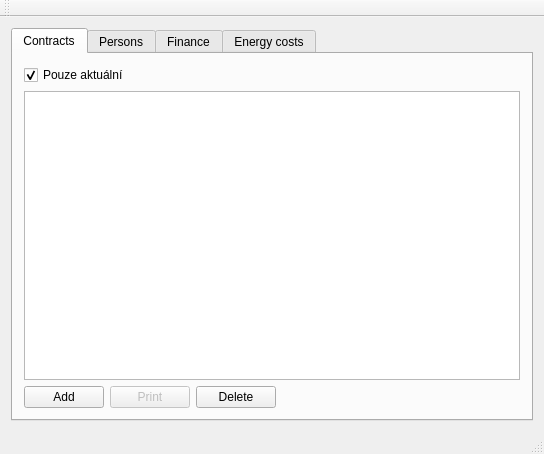
<?xml version="1.0" encoding="UTF-8"?>
<ui version="4.0">
 <class>MainWindow</class>
 <widget class="QMainWindow" name="MainWindow">
  <property name="geometry">
   <rect>
    <x>0</x>
    <y>0</y>
    <width>544</width>
    <height>454</height>
   </rect>
  </property>
  <property name="windowTitle">
   <string>MainWindow</string>
  </property>
  <widget class="QWidget" name="centralWidget">
   <layout class="QVBoxLayout" name="verticalLayout_3">
    <item>
     <widget class="QTabWidget" name="tabWidget">
      <property name="currentIndex">
       <number>0</number>
      </property>
      <widget class="QWidget" name="tab">
       <attribute name="title">
        <string>Contracts</string>
       </attribute>
       <layout class="QVBoxLayout" name="verticalLayout">
        <item>
         <widget class="QCheckBox" name="checkBox">
          <property name="text">
           <string>Pouze aktuální</string>
          </property>
          <property name="checked">
           <bool>true</bool>
          </property>
         </widget>
        </item>
        <item>
         <widget class="QTableView" name="tableView"/>
        </item>
        <item>
         <layout class="QHBoxLayout" name="horizontalLayout_3">
          <item>
           <widget class="QPushButton" name="btnAddContract">
            <property name="text">
             <string>Add</string>
            </property>
           </widget>
          </item>
          <item>
           <widget class="QPushButton" name="pushButton_3">
            <property name="enabled">
             <bool>false</bool>
            </property>
            <property name="text">
             <string>Print</string>
            </property>
           </widget>
          </item>
          <item>
           <widget class="QPushButton" name="btnDeleteContract">
            <property name="text">
             <string>Delete</string>
            </property>
           </widget>
          </item>
          <item>
           <spacer name="horizontalSpacer_2">
            <property name="orientation">
             <enum>Qt::Horizontal</enum>
            </property>
            <property name="sizeHint" stdset="0">
             <size>
              <width>40</width>
              <height>20</height>
             </size>
            </property>
           </spacer>
          </item>
         </layout>
        </item>
       </layout>
      </widget>
      <widget class="QWidget" name="tab_4">
       <attribute name="title">
        <string>Persons</string>
       </attribute>
       <layout class="QVBoxLayout" name="verticalLayout_4">
        <item>
         <widget class="QCheckBox" name="checkBox_2">
          <property name="text">
           <string>Pouze aktuální</string>
          </property>
          <property name="checked">
           <bool>true</bool>
          </property>
         </widget>
        </item>
        <item>
         <widget class="QTableView" name="tableView_2"/>
        </item>
        <item>
         <layout class="QHBoxLayout" name="horizontalLayout">
          <item>
           <widget class="QPushButton" name="btnAddPerson">
            <property name="text">
             <string>Add</string>
            </property>
           </widget>
          </item>
          <item>
           <widget class="QPushButton" name="btnDeletePerson">
            <property name="text">
             <string>Delete</string>
            </property>
           </widget>
          </item>
          <item>
           <spacer name="horizontalSpacer_3">
            <property name="orientation">
             <enum>Qt::Horizontal</enum>
            </property>
            <property name="sizeHint" stdset="0">
             <size>
              <width>40</width>
              <height>20</height>
             </size>
            </property>
           </spacer>
          </item>
         </layout>
        </item>
       </layout>
      </widget>
      <widget class="QWidget" name="tab_2">
       <attribute name="title">
        <string>Finance</string>
       </attribute>
       <layout class="QVBoxLayout" name="verticalLayout_2">
        <item>
         <layout class="QHBoxLayout" name="horizontalLayout_2">
          <item>
           <widget class="QLabel" name="label_2">
            <property name="sizePolicy">
             <sizepolicy hsizetype="Preferred" vsizetype="Minimum">
              <horstretch>0</horstretch>
              <verstretch>0</verstretch>
             </sizepolicy>
            </property>
            <property name="text">
             <string>Smlouva: </string>
            </property>
           </widget>
          </item>
          <item>
           <widget class="QComboBox" name="comboBox">
            <property name="minimumSize">
             <size>
              <width>11</width>
              <height>0</height>
             </size>
            </property>
           </widget>
          </item>
          <item>
           <spacer name="horizontalSpacer">
            <property name="orientation">
             <enum>Qt::Horizontal</enum>
            </property>
            <property name="sizeHint" stdset="0">
             <size>
              <width>40</width>
              <height>20</height>
             </size>
            </property>
           </spacer>
          </item>
         </layout>
        </item>
        <item>
         <widget class="QLabel" name="label_3">
          <property name="text">
           <string>Konta: </string>
          </property>
         </widget>
        </item>
        <item>
         <widget class="QTableWidget" name="tableWidget_3"/>
        </item>
        <item>
         <widget class="QLabel" name="label">
          <property name="text">
           <string>Přehled plateb:</string>
          </property>
         </widget>
        </item>
        <item>
         <widget class="QTableWidget" name="tableWidget_2"/>
        </item>
       </layout>
      </widget>
      <widget class="QWidget" name="tab_3">
       <attribute name="title">
        <string>Energy costs</string>
       </attribute>
      </widget>
     </widget>
    </item>
   </layout>
  </widget>
  <widget class="QMenuBar" name="menuBar">
   <property name="geometry">
    <rect>
     <x>0</x>
     <y>0</y>
     <width>544</width>
     <height>22</height>
    </rect>
   </property>
  </widget>
  <widget class="QToolBar" name="mainToolBar">
   <attribute name="toolBarArea">
    <enum>TopToolBarArea</enum>
   </attribute>
   <attribute name="toolBarBreak">
    <bool>false</bool>
   </attribute>
  </widget>
  <widget class="QStatusBar" name="statusBar"/>
 </widget>
 <layoutdefault spacing="6" margin="11"/>
 <resources/>
 <connections/>
</ui>
